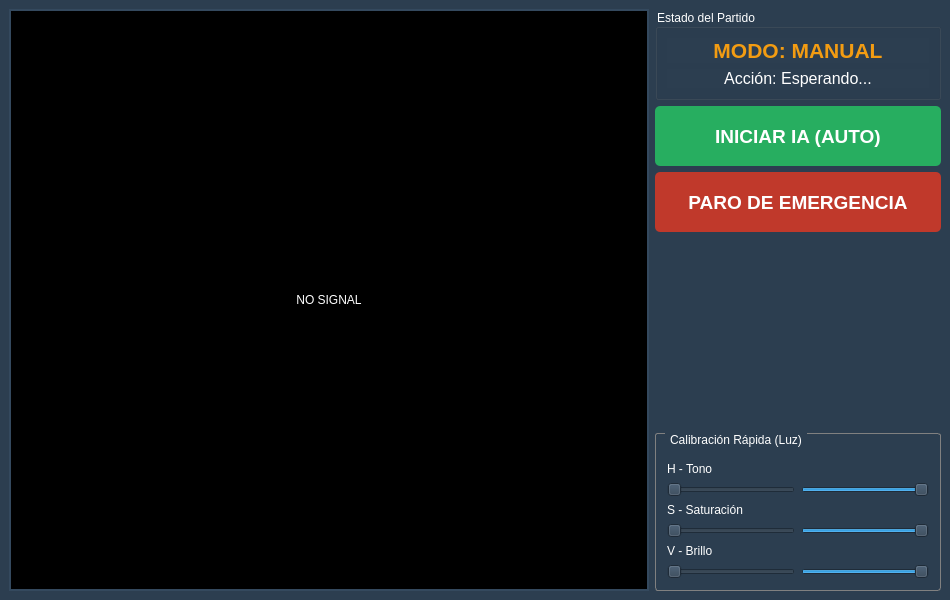
<?xml version="1.0" encoding="UTF-8"?>
<ui version="4.0">
 <class>MainWindow</class>
 <widget class="QMainWindow" name="MainWindow">
  <property name="geometry">
   <rect>
    <x>0</x>
    <y>0</y>
    <width>950</width>
    <height>600</height>
   </rect>
  </property>
  <property name="windowTitle">
   <string>Programa 3: JUGADOR COMPETITIVO (IA)</string>
  </property>
  <property name="styleSheet">
   <string notr="true">background-color: #2c3e50; color: white;</string>
  </property>
  <widget class="QWidget" name="centralwidget">
   <layout class="QHBoxLayout" name="horizontalLayout">
    <item>
     <widget class="QLabel" name="lbl_video">
      <property name="minimumSize">
       <size>
        <width>640</width>
        <height>480</height>
       </size>
      </property>
      <property name="styleSheet">
       <string notr="true">background-color: black; border: 2px solid #34495e;</string>
      </property>
      <property name="text">
       <string>NO SIGNAL</string>
      </property>
      <property name="alignment">
       <set>Qt::AlignCenter</set>
      </property>
     </widget>
    </item>
    <item>
     <layout class="QVBoxLayout" name="verticalLayout">
      <item>
       <widget class="QGroupBox" name="groupBox_status">
        <property name="title">
         <string>Estado del Partido</string>
        </property>
        <layout class="QVBoxLayout" name="verticalLayout_2">
         <item>
          <widget class="QLabel" name="lbl_estado">
           <property name="font">
            <font>
             <pointsize>16</pointsize>
             <bold>true</bold>
            </font>
           </property>
           <property name="styleSheet">
            <string notr="true">color: #f39c12;</string>
           </property>
           <property name="text">
            <string>MODO: MANUAL</string>
           </property>
           <property name="alignment">
            <set>Qt::AlignCenter</set>
           </property>
          </widget>
         </item>
         <item>
          <widget class="QLabel" name="lbl_comando">
           <property name="font">
            <font>
             <pointsize>12</pointsize>
            </font>
           </property>
           <property name="text">
            <string>Acción: Esperando...</string>
           </property>
           <property name="alignment">
            <set>Qt::AlignCenter</set>
           </property>
          </widget>
         </item>
        </layout>
       </widget>
      </item>
      <item>
       <widget class="QPushButton" name="btn_start_ia">
        <property name="minimumSize">
         <size>
          <width>0</width>
          <height>60</height>
         </size>
        </property>
        <property name="font">
         <font>
          <pointsize>14</pointsize>
          <bold>true</bold>
         </font>
        </property>
        <property name="styleSheet">
         <string notr="true">background-color: #27ae60; border-radius: 5px;</string>
        </property>
        <property name="text">
         <string>INICIAR IA (AUTO)</string>
        </property>
        <property name="checkable">
         <bool>true</bool>
        </property>
       </widget>
      </item>
      <item>
       <widget class="QPushButton" name="btn_estop">
        <property name="minimumSize">
         <size>
          <width>0</width>
          <height>60</height>
         </size>
        </property>
        <property name="font">
         <font>
          <pointsize>14</pointsize>
          <bold>true</bold>
         </font>
        </property>
        <property name="styleSheet">
         <string notr="true">background-color: #c0392b; border-radius: 5px;</string>
        </property>
        <property name="text">
         <string>PARO DE EMERGENCIA</string>
        </property>
       </widget>
      </item>
      <item>
       <spacer name="verticalSpacer">
        <property name="orientation">
         <enum>Qt::Vertical</enum>
        </property>
        <property name="sizeHint" stdset="0">
         <size>
          <width>20</width>
          <height>40</height>
         </size>
        </property>
       </spacer>
      </item>
      <item>
       <widget class="QGroupBox" name="groupBox_calib">
        <property name="styleSheet">
         <string notr="true">QGroupBox { border: 1px solid gray; border-radius: 3px; margin-top: 0.5em; } QGroupBox::title { subcontrol-origin: margin; left: 10px; padding: 0 3px 0 3px; }</string>
        </property>
        <property name="title">
         <string>Calibración Rápida (Luz)</string>
        </property>
        <layout class="QVBoxLayout" name="verticalLayout_3">
         <item>
          <widget class="QLabel" name="label_3">
           <property name="text">
            <string>H - Tono</string>
           </property>
          </widget>
         </item>
         <item>
          <layout class="QHBoxLayout" name="horizontalLayout_2">
           <item>
            <widget class="QSlider" name="sl_h_min">
             <property name="maximum">
              <number>179</number>
             </property>
             <property name="orientation">
              <enum>Qt::Horizontal</enum>
             </property>
            </widget>
           </item>
           <item>
            <widget class="QSlider" name="sl_h_max">
             <property name="maximum">
              <number>179</number>
             </property>
             <property name="value">
              <number>179</number>
             </property>
             <property name="orientation">
              <enum>Qt::Horizontal</enum>
             </property>
            </widget>
           </item>
          </layout>
         </item>
         <item>
          <widget class="QLabel" name="label_4">
           <property name="text">
            <string>S - Saturación</string>
           </property>
          </widget>
         </item>
         <item>
          <layout class="QHBoxLayout" name="horizontalLayout_3">
           <item>
            <widget class="QSlider" name="sl_s_min">
             <property name="maximum">
              <number>255</number>
             </property>
             <property name="orientation">
              <enum>Qt::Horizontal</enum>
             </property>
            </widget>
           </item>
           <item>
            <widget class="QSlider" name="sl_s_max">
             <property name="maximum">
              <number>255</number>
             </property>
             <property name="value">
              <number>255</number>
             </property>
             <property name="orientation">
              <enum>Qt::Horizontal</enum>
             </property>
            </widget>
           </item>
          </layout>
         </item>
         <item>
          <widget class="QLabel" name="label_5">
           <property name="text">
            <string>V - Brillo</string>
           </property>
          </widget>
         </item>
         <item>
          <layout class="QHBoxLayout" name="horizontalLayout_4">
           <item>
            <widget class="QSlider" name="sl_v_min">
             <property name="maximum">
              <number>255</number>
             </property>
             <property name="orientation">
              <enum>Qt::Horizontal</enum>
             </property>
            </widget>
           </item>
           <item>
            <widget class="QSlider" name="sl_v_max">
             <property name="maximum">
              <number>255</number>
             </property>
             <property name="value">
              <number>255</number>
             </property>
             <property name="orientation">
              <enum>Qt::Horizontal</enum>
             </property>
            </widget>
           </item>
          </layout>
         </item>
        </layout>
       </widget>
      </item>
     </layout>
    </item>
   </layout>
  </widget>
 </widget>
 <resources/>
 <connections/>
</ui>
